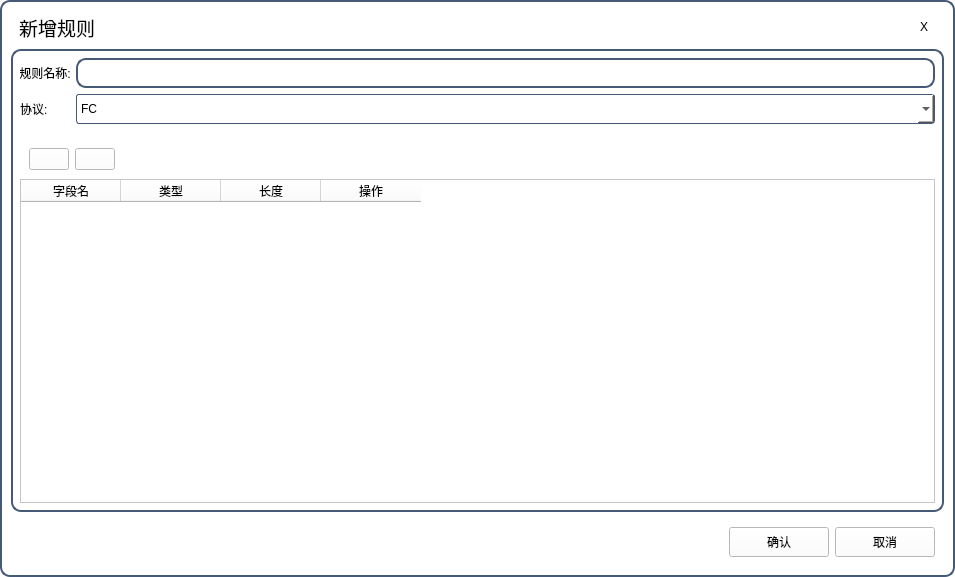
<?xml version="1.0" encoding="UTF-8"?>
<ui version="4.0">
 <class>dlog_addrul</class>
 <widget class="QDialog" name="dlog_addrul">
  <property name="geometry">
   <rect>
    <x>0</x>
    <y>0</y>
    <width>955</width>
    <height>577</height>
   </rect>
  </property>
  <property name="windowTitle">
   <string>Dialog</string>
  </property>
  <property name="styleSheet">
   <string notr="true">#dlog_addrul{
background-color: rgb(255,255,255);
border:2px solid rgb(70,90,120);
border-radius:10px;
}</string>
  </property>
  <layout class="QGridLayout" name="gridLayout_11">
   <item row="0" column="0">
    <widget class="QWidget" name="titleBar" native="true">
     <property name="maximumSize">
      <size>
       <width>16777215</width>
       <height>32</height>
      </size>
     </property>
     <property name="styleSheet">
      <string notr="true">color: rgb(0,0,0);
background-color: rgb(255,255,255);
font: 75 12pt &quot;微软雅黑&quot;;
border-top-left-radius:4px;
border-top-right-radius:4px;</string>
     </property>
     <layout class="QGridLayout" name="gridLayout_7">
      <property name="leftMargin">
       <number>0</number>
      </property>
      <property name="topMargin">
       <number>0</number>
      </property>
      <property name="rightMargin">
       <number>0</number>
      </property>
      <property name="bottomMargin">
       <number>0</number>
      </property>
      <property name="spacing">
       <number>0</number>
      </property>
      <item row="0" column="0">
       <layout class="QGridLayout" name="gridLayout_8">
        <property name="leftMargin">
         <number>6</number>
        </property>
        <item row="0" column="0">
         <layout class="QGridLayout" name="gridLayout_9"/>
        </item>
       </layout>
      </item>
      <item row="0" column="1">
       <widget class="QLabel" name="lbTitle">
        <property name="minimumSize">
         <size>
          <width>80</width>
          <height>0</height>
         </size>
        </property>
        <property name="font">
         <font>
          <family>微软雅黑</family>
          <pointsize>14</pointsize>
          <weight>9</weight>
          <italic>false</italic>
          <bold>false</bold>
         </font>
        </property>
        <property name="styleSheet">
         <string notr="true">color: rgb(0,0,0);
font: 75 14pt &quot;微软雅黑&quot;;</string>
        </property>
        <property name="text">
         <string>新增规则</string>
        </property>
        <property name="alignment">
         <set>Qt::AlignCenter</set>
        </property>
       </widget>
      </item>
      <item row="0" column="2">
       <layout class="QGridLayout" name="gridLayout_10">
        <property name="horizontalSpacing">
         <number>6</number>
        </property>
        <property name="verticalSpacing">
         <number>0</number>
        </property>
        <item row="0" column="0">
         <spacer name="horizontalSpacer_3">
          <property name="orientation">
           <enum>Qt::Horizontal</enum>
          </property>
          <property name="sizeHint" stdset="0">
           <size>
            <width>40</width>
            <height>20</height>
           </size>
          </property>
         </spacer>
        </item>
        <item row="0" column="1">
         <widget class="QPushButton" name="btnClose">
          <property name="sizePolicy">
           <sizepolicy hsizetype="Minimum" vsizetype="Expanding">
            <horstretch>0</horstretch>
            <verstretch>0</verstretch>
           </sizepolicy>
          </property>
          <property name="minimumSize">
           <size>
            <width>40</width>
            <height>32</height>
           </size>
          </property>
          <property name="maximumSize">
           <size>
            <width>16777215</width>
            <height>16777215</height>
           </size>
          </property>
          <property name="styleSheet">
           <string notr="true">QPushButton#btnClose{
    border-radius:0px;
	color: rgb(0,0,0);
    background-color:rgba(0,0,0,0);
    border-style:none;
	font: 75 12pt &quot;微软雅黑&quot;;
}

QPushButton#btnClose:hover{
        background-color: qlineargradient(spread:pad, x1:0, y1:1, x2:0, y2:0, stop:0 rgba(25, 134, 199, 0), stop:1 #636363);
}

QPushButton#btnClose:hover{
        background-color: qlineargradient(spread:pad, x1:0, y1:1, x2:0, y2:0, stop:0 rgba(238, 0, 0, 128), stop:1 rgba(238, 44, 44, 255));
}</string>
          </property>
          <property name="text">
           <string>X</string>
          </property>
          <property name="type" stdset="0">
           <string>btn_win_ctrl</string>
          </property>
         </widget>
        </item>
       </layout>
      </item>
     </layout>
    </widget>
   </item>
   <item row="1" column="0">
    <widget class="QWidget" name="wid_all" native="true">
     <property name="minimumSize">
      <size>
       <width>150</width>
       <height>0</height>
      </size>
     </property>
     <property name="styleSheet">
      <string notr="true">#wid_all{
border:2px solid rgb(70,90,120);
border-radius:10px;
background-color: rgb(255,255,255);
}</string>
     </property>
     <layout class="QGridLayout" name="gridLayout_5">
      <item row="1" column="0">
       <widget class="QLabel" name="label_2">
        <property name="styleSheet">
         <string notr="true">color: rgb(0,0,0);
font: 75 11pt &quot;微软雅黑&quot;;
background-color: rgb(255,255,255);</string>
        </property>
        <property name="text">
         <string>协议:</string>
        </property>
       </widget>
      </item>
      <item row="0" column="1">
       <widget class="QLineEdit" name="lineEdit_name">
        <property name="minimumSize">
         <size>
          <width>0</width>
          <height>30</height>
         </size>
        </property>
        <property name="styleSheet">
         <string notr="true">background-color: rgb(255,255,255);
border:2px solid rgb(70,90,120);
border-radius:10px;
color: rgb(0,0,0);</string>
        </property>
       </widget>
      </item>
      <item row="1" column="1">
       <widget class="QComboBox" name="comboBox">
        <property name="minimumSize">
         <size>
          <width>0</width>
          <height>30</height>
         </size>
        </property>
        <property name="styleSheet">
         <string notr="true">border:1px solid rgb(70,90,120);
color: rgb(0, 0, 0);
border-radius:3px;
font: 75 11pt &quot;微软雅黑&quot;;
background-color: rgb(255,255,255);</string>
        </property>
        <item>
         <property name="text">
          <string>FC</string>
         </property>
        </item>
        <item>
         <property name="text">
          <string>Aurora</string>
         </property>
        </item>
        <item>
         <property name="text">
          <string>千兆网</string>
         </property>
        </item>
       </widget>
      </item>
      <item row="2" column="0" colspan="2">
       <widget class="QStackedWidget" name="stackedWidget">
        <property name="styleSheet">
         <string notr="true">background-color: rgb(255,255,255);</string>
        </property>
        <property name="currentIndex">
         <number>2</number>
        </property>
        <widget class="QWidget" name="page_FC">
         <property name="styleSheet">
          <string notr="true">background-color: rgb(255,255,255);</string>
         </property>
         <layout class="QGridLayout" name="gridLayout_2">
          <property name="leftMargin">
           <number>0</number>
          </property>
          <property name="topMargin">
           <number>9</number>
          </property>
          <property name="rightMargin">
           <number>0</number>
          </property>
          <property name="bottomMargin">
           <number>0</number>
          </property>
          <property name="spacing">
           <number>0</number>
          </property>
          <item row="0" column="0">
           <widget class="QWidget" name="widget_2" native="true">
            <property name="styleSheet">
             <string notr="true">background-color: rgb(255,255,255);</string>
            </property>
            <layout class="QGridLayout" name="gridLayout">
             <property name="leftMargin">
              <number>0</number>
             </property>
             <property name="topMargin">
              <number>0</number>
             </property>
             <property name="rightMargin">
              <number>0</number>
             </property>
             <property name="bottomMargin">
              <number>0</number>
             </property>
             <property name="spacing">
              <number>0</number>
             </property>
             <item row="0" column="0">
              <widget class="QWidget" name="widget_5" native="true">
               <layout class="QGridLayout" name="gridLayout_15">
                <property name="leftMargin">
                 <number>0</number>
                </property>
                <property name="topMargin">
                 <number>0</number>
                </property>
                <property name="rightMargin">
                 <number>0</number>
                </property>
                <property name="bottomMargin">
                 <number>0</number>
                </property>
                <property name="spacing">
                 <number>0</number>
                </property>
                <item row="0" column="0">
                 <widget class="QWidget" name="widget_6" native="true">
                  <layout class="QGridLayout" name="gridLayout_14">
                   <item row="0" column="0">
                    <widget class="QPushButton" name="pbtn_fcadd">
                     <property name="text">
                      <string/>
                     </property>
                     <property name="icon">
                      <iconset resource="../../../../../Main/mdi.qrc">
                       <normaloff>:/images/Icons1/ICON_Plus.png</normaloff>:/images/Icons1/ICON_Plus.png</iconset>
                     </property>
                    </widget>
                   </item>
                   <item row="0" column="1">
                    <widget class="QPushButton" name="pbtn_fcre">
                     <property name="text">
                      <string/>
                     </property>
                     <property name="icon">
                      <iconset resource="../../../../../Main/mdi.qrc">
                       <normaloff>:/images/Icons1/ICON_Minus.png</normaloff>:/images/Icons1/ICON_Minus.png</iconset>
                     </property>
                    </widget>
                   </item>
                  </layout>
                 </widget>
                </item>
                <item row="0" column="1">
                 <spacer name="horizontalSpacer">
                  <property name="orientation">
                   <enum>Qt::Horizontal</enum>
                  </property>
                  <property name="sizeHint" stdset="0">
                   <size>
                    <width>818</width>
                    <height>20</height>
                   </size>
                  </property>
                 </spacer>
                </item>
                <item row="1" column="0" colspan="2">
                 <widget class="QTableWidget" name="FC_tableWidget">
                  <property name="styleSheet">
                   <string notr="true">#FC_tableWidget{
background-color: rgb(255,255,255);
border:1px solid rgb(70,90,120);
border-radius:3px;
color: rgb(255, 255, 255);
font: 75 11pt &quot;微软雅黑&quot;;
gridline-color:rgb(70,90,120);
}
Qtablewidget::item{
border:1px solid rgb(70,90,120);
}</string>
                  </property>
                  <column>
                   <property name="text">
                    <string>字段名</string>
                   </property>
                  </column>
                  <column>
                   <property name="text">
                    <string>类型</string>
                   </property>
                  </column>
                  <column>
                   <property name="text">
                    <string>长度</string>
                   </property>
                  </column>
                  <column>
                   <property name="text">
                    <string>操作</string>
                   </property>
                  </column>
                 </widget>
                </item>
               </layout>
              </widget>
             </item>
            </layout>
           </widget>
          </item>
         </layout>
        </widget>
        <widget class="QWidget" name="page_Aurora">
         <layout class="QGridLayout" name="gridLayout_12">
          <property name="leftMargin">
           <number>0</number>
          </property>
          <property name="rightMargin">
           <number>0</number>
          </property>
          <property name="bottomMargin">
           <number>0</number>
          </property>
          <property name="spacing">
           <number>0</number>
          </property>
          <item row="0" column="0">
           <widget class="QWidget" name="widget_4" native="true">
            <layout class="QGridLayout" name="gridLayout_13">
             <property name="leftMargin">
              <number>0</number>
             </property>
             <property name="topMargin">
              <number>0</number>
             </property>
             <property name="rightMargin">
              <number>0</number>
             </property>
             <property name="bottomMargin">
              <number>0</number>
             </property>
             <property name="spacing">
              <number>0</number>
             </property>
             <item row="0" column="0">
              <widget class="QWidget" name="widget_8" native="true">
               <layout class="QGridLayout" name="gridLayout_17">
                <item row="0" column="0">
                 <widget class="QPushButton" name="pbtn_auroraadd">
                  <property name="text">
                   <string/>
                  </property>
                  <property name="icon">
                   <iconset resource="../../../../../Main/mdi.qrc">
                    <normaloff>:/images/Icons1/ICON_Plus.png</normaloff>:/images/Icons1/ICON_Plus.png</iconset>
                  </property>
                 </widget>
                </item>
                <item row="0" column="1">
                 <widget class="QPushButton" name="pbtn_aurorare">
                  <property name="text">
                   <string/>
                  </property>
                  <property name="icon">
                   <iconset resource="../../../../../Main/mdi.qrc">
                    <normaloff>:/images/Icons1/ICON_Minus.png</normaloff>:/images/Icons1/ICON_Minus.png</iconset>
                  </property>
                 </widget>
                </item>
               </layout>
              </widget>
             </item>
             <item row="0" column="1">
              <spacer name="horizontalSpacer_5">
               <property name="orientation">
                <enum>Qt::Horizontal</enum>
               </property>
               <property name="sizeHint" stdset="0">
                <size>
                 <width>818</width>
                 <height>20</height>
                </size>
               </property>
              </spacer>
             </item>
             <item row="1" column="0" colspan="3">
              <widget class="QTableWidget" name="Aurora_tableWidget">
               <property name="styleSheet">
                <string notr="true">#FC_tableWidget{
background-color: rgb(255,255,255);
border:1px solid rgb(70,90,120);
border-radius:3px;
color: rgb(255, 255, 255);
font: 75 11pt &quot;微软雅黑&quot;;
gridline-color:rgb(70,90,120);
}
Qtablewidget::item{
border:1px solid rgb(70,90,120);
}</string>
               </property>
               <column>
                <property name="text">
                 <string>字段名</string>
                </property>
               </column>
               <column>
                <property name="text">
                 <string>类型</string>
                </property>
               </column>
               <column>
                <property name="text">
                 <string>长度</string>
                </property>
               </column>
               <column>
                <property name="text">
                 <string>操作</string>
                </property>
               </column>
              </widget>
             </item>
            </layout>
           </widget>
          </item>
         </layout>
        </widget>
        <widget class="QWidget" name="page_Net">
         <layout class="QGridLayout" name="gridLayout_4">
          <property name="leftMargin">
           <number>0</number>
          </property>
          <property name="topMargin">
           <number>9</number>
          </property>
          <property name="rightMargin">
           <number>0</number>
          </property>
          <property name="bottomMargin">
           <number>0</number>
          </property>
          <property name="spacing">
           <number>0</number>
          </property>
          <item row="0" column="0">
           <widget class="QWidget" name="widget_3" native="true">
            <property name="styleSheet">
             <string notr="true">background-color: rgb(255,255,255);</string>
            </property>
            <layout class="QGridLayout" name="gridLayout_3">
             <property name="leftMargin">
              <number>0</number>
             </property>
             <property name="topMargin">
              <number>0</number>
             </property>
             <property name="rightMargin">
              <number>0</number>
             </property>
             <property name="bottomMargin">
              <number>0</number>
             </property>
             <property name="spacing">
              <number>0</number>
             </property>
             <item row="0" column="0">
              <widget class="QWidget" name="widget_7" native="true">
               <layout class="QGridLayout" name="gridLayout_16">
                <item row="0" column="0">
                 <widget class="QPushButton" name="pbtn_netadd">
                  <property name="text">
                   <string/>
                  </property>
                  <property name="icon">
                   <iconset resource="../../../../../Main/mdi.qrc">
                    <normaloff>:/images/Icons1/ICON_Plus.png</normaloff>:/images/Icons1/ICON_Plus.png</iconset>
                  </property>
                 </widget>
                </item>
                <item row="0" column="1">
                 <widget class="QPushButton" name="pbtn_netre">
                  <property name="text">
                   <string/>
                  </property>
                  <property name="icon">
                   <iconset resource="../../../../../Main/mdi.qrc">
                    <normaloff>:/images/Icons1/ICON_Minus.png</normaloff>:/images/Icons1/ICON_Minus.png</iconset>
                  </property>
                 </widget>
                </item>
               </layout>
              </widget>
             </item>
             <item row="0" column="1">
              <spacer name="horizontalSpacer_4">
               <property name="orientation">
                <enum>Qt::Horizontal</enum>
               </property>
               <property name="sizeHint" stdset="0">
                <size>
                 <width>836</width>
                 <height>20</height>
                </size>
               </property>
              </spacer>
             </item>
             <item row="1" column="0" colspan="2">
              <widget class="QTableWidget" name="NET_tableWidget">
               <property name="styleSheet">
                <string notr="true">#FC_tableWidget{
background-color: rgb(255,255,255);
border:1px solid rgb(70,90,120);
border-radius:3px;
color: rgb(255, 255, 255);
font: 75 11pt &quot;微软雅黑&quot;;
gridline-color:rgb(70,90,120);
}
Qtablewidget::item{
border:1px solid rgb(70,90,120);
color: rgb(255, 255, 255);
background-color: rgb(255,255,255);
}</string>
               </property>
               <column>
                <property name="text">
                 <string>字段名</string>
                </property>
               </column>
               <column>
                <property name="text">
                 <string>类型</string>
                </property>
               </column>
               <column>
                <property name="text">
                 <string>长度</string>
                </property>
               </column>
               <column>
                <property name="text">
                 <string>操作</string>
                </property>
               </column>
              </widget>
             </item>
            </layout>
           </widget>
          </item>
         </layout>
        </widget>
       </widget>
      </item>
      <item row="0" column="0">
       <widget class="QLabel" name="label">
        <property name="minimumSize">
         <size>
          <width>50</width>
          <height>0</height>
         </size>
        </property>
        <property name="styleSheet">
         <string notr="true">color: rgb(0,0,0);
font: 75 11pt &quot;微软雅黑&quot;;
background-color: rgb(255,255,255);</string>
        </property>
        <property name="text">
         <string>规则名称:</string>
        </property>
        <property name="alignment">
         <set>Qt::AlignCenter</set>
        </property>
       </widget>
      </item>
     </layout>
    </widget>
   </item>
   <item row="2" column="0">
    <widget class="QWidget" name="widget" native="true">
     <property name="styleSheet">
      <string notr="true">background-color: rgb(255,255,255);</string>
     </property>
     <layout class="QGridLayout" name="gridLayout_6">
      <item row="0" column="2">
       <widget class="QPushButton" name="pushButton_2">
        <property name="minimumSize">
         <size>
          <width>100</width>
          <height>30</height>
         </size>
        </property>
        <property name="styleSheet">
         <string notr="true">QPushButton{
border:1px solid rgb(70,90,120);
color: rgb(255, 255, 255);
border-radius:3px;
font: 75 11pt &quot;微软雅黑&quot;;
background-color: rgb(19, 187, 255);
}
QPushButton:hover{
color: rgb(25, 118, 210);
background-color: rgb(227, 236, 255);
};</string>
        </property>
        <property name="text">
         <string>取消</string>
        </property>
       </widget>
      </item>
      <item row="0" column="1">
       <widget class="QPushButton" name="pushButton">
        <property name="minimumSize">
         <size>
          <width>100</width>
          <height>30</height>
         </size>
        </property>
        <property name="styleSheet">
         <string notr="true">QPushButton{
border:1px solid rgb(70,90,120);
color: rgb(255, 255, 255);
border-radius:3px;
font: 75 11pt &quot;微软雅黑&quot;;
background-color: rgb(19, 187, 255);
}
QPushButton:hover{
color: rgb(25, 118, 210);
background-color: rgb(227, 236, 255);
};</string>
        </property>
        <property name="text">
         <string>确认</string>
        </property>
       </widget>
      </item>
      <item row="0" column="0">
       <spacer name="horizontalSpacer_2">
        <property name="orientation">
         <enum>Qt::Horizontal</enum>
        </property>
        <property name="sizeHint" stdset="0">
         <size>
          <width>40</width>
          <height>20</height>
         </size>
        </property>
       </spacer>
      </item>
     </layout>
    </widget>
   </item>
  </layout>
 </widget>
 <resources>
  <include location="../../../../../Main/mdi.qrc"/>
 </resources>
 <connections/>
</ui>
